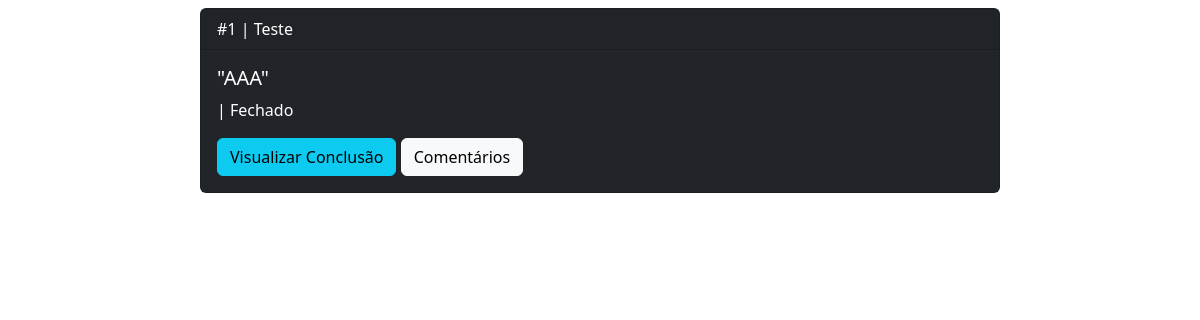
Before: /lista_chamados/ (signed in) with the older database file.
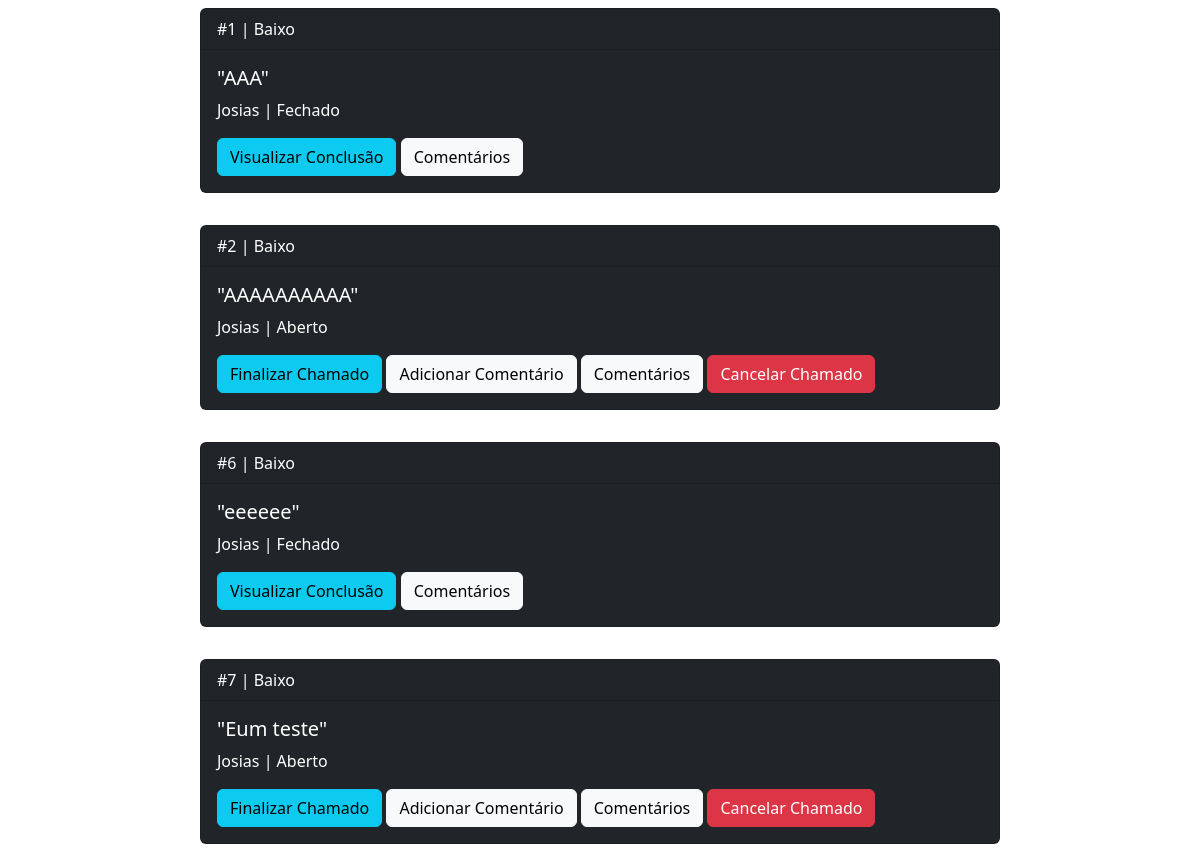
After: the same page with the newer database file.
### core/models.py (models this page shows)
class Chamado(models.Model):
    UsuarioId = models.ForeignKey(User, on_delete=models.CASCADE, null=False)
    CategoriaId = models.ForeignKey(Categoria, on_delete=models.CASCADE, null=False)
    Descricao = models.TextField(default='Nada Informado.')
    Prioridade = models.IntegerField(max_length=1)
    Esta_Aberto = models.BooleanField(default=False)

class Categoria(models.Model):
    Nome = models.TextField(max_length=50)

### core/views.py (the view)
# urls.py: path("lista_chamados/", listar_chamados, name='listar_chamados'),
@login_required
def listar_chamados(request):
    is_staff = request.user.is_staff
    chamados = Chamado.objects.filter(UsuarioId=request.user.id)
    return render(request, 'core/lista_chamados.html', {'chamados': chamados, 'is_staff': is_staff})

### core/templates/core/lista_chamados.html
{% extends 'core/base.html' %}
{% block body %}
<div class="vstack gap-3 justify-content-center align-items-center">
    {% for chamado in chamados %}
    <div class="card text-bg-dark my-2 mx-3 w-100" style="max-width: 800px;">
        <div class="card-header">#{{chamado.id}} | {{chamado.CategoriaId.Nome}}</div>
        <div class="card-body">
            <h5 class="card-title">"{{chamado.Descricao}}"</h5>
            {% if chamado.Esta_Aberto == 1 %}
            <p class="card-text">{{chamado.UsuarioId.first_name}} | Aberto</p>
            {% else %}
            <p class="card-text">{{chamado.UsuarioId.first_name}} | Fechado</p>
            {% endif %}
            {% if is_staff and chamado.Esta_Aberto %}
            <a class="btn btn-info" href="{% url 'conclusao_chamado' chamado.id %}">Finalizar Chamado</a>
            {% elif chamado.Esta_Aberto == False %}
            <a class="btn btn-info" href="{% url 'visualizar_conclusao_chamado' chamado.id %}">Visualizar Conclusão</a>
            {% endif %}
            {% if is_staff and chamado.Esta_Aberto %}
            <a class="btn btn-light" href="{% url 'adicionar_comentario' chamado.id %}">Adicionar Comentário</a>
            {% endif %}
            <a class="btn btn-light" href="{% url 'comentarios' chamado.id %}">Comentários</a>
            {% if chamado.Esta_Aberto == 1 %}
            <a class="btn btn-danger">Cancelar Chamado</a>
            {% endif %}
        </div>
    </div>
    {% endfor %}
</div>
{% endblock %}

Changed rows visible on the page:
changed through a linked row, Chamado "AAA": CategoriaId.Nome "Teste" → "Baixo"; UsuarioId.first_name (not shown) → "Josias"
added Chamado: id "2", CategoriaId.Nome "Baixo", Descricao "AAAAAAAAAA", UsuarioId.first_name "Josias", Esta_Aberto "Finalizar Chamado"
added Chamado: id "6", CategoriaId.Nome "Baixo", Descricao "eeeeee", UsuarioId.first_name "Josias", Esta_Aberto "Visualizar Conclusão"
added Chamado: id "7", CategoriaId.Nome "Baixo", Descricao "Eum teste", UsuarioId.first_name "Josias", Esta_Aberto "Finalizar Chamado"
